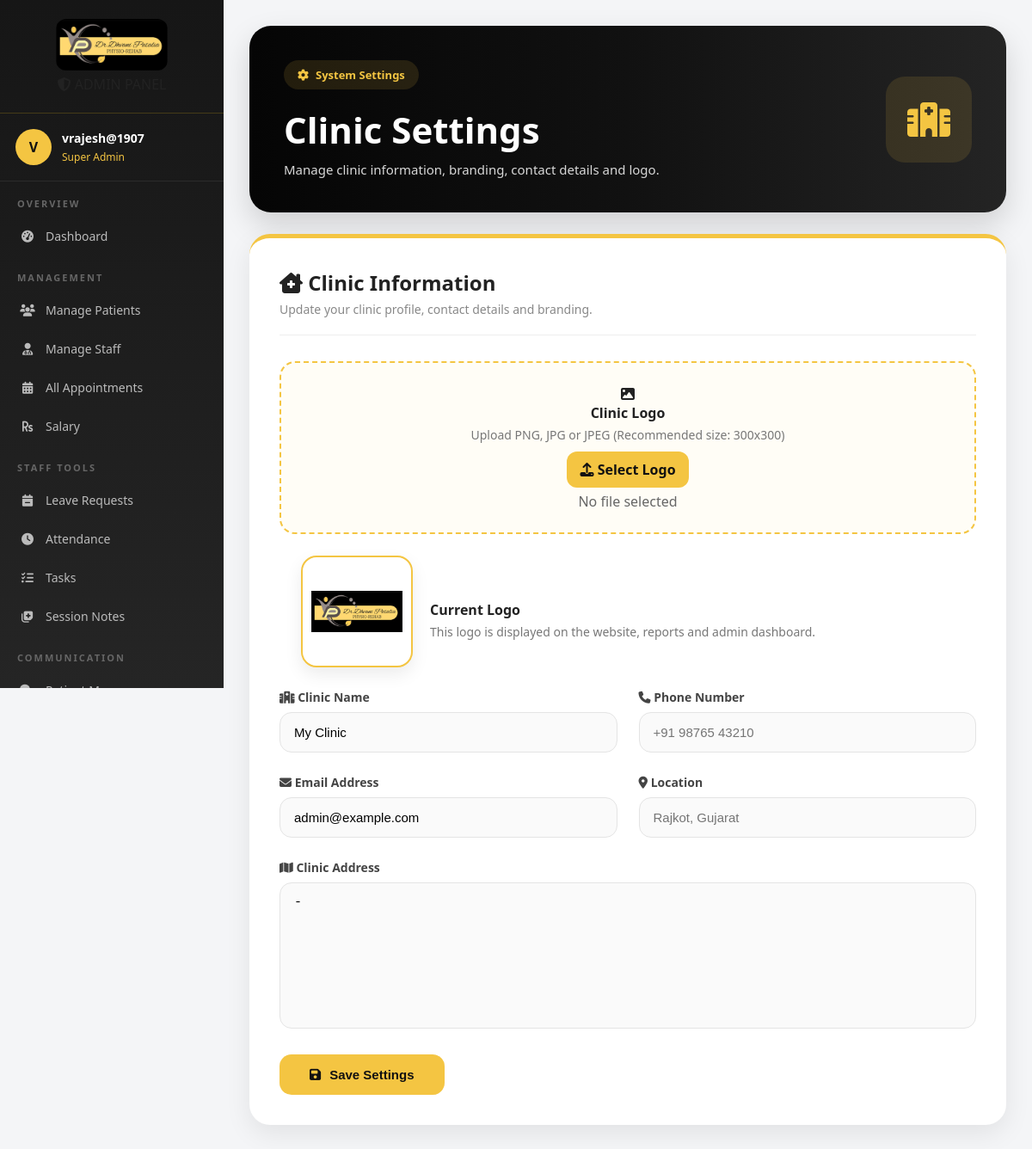
/admin-settings/ (signed in), run on the app's committed database.
### core/models.py (models this page shows, shortened)
class ClinicSettings(models.Model):
    clinic_name = models.CharField(max_length=200)
    tagline = models.CharField(max_length=300, blank=True)
    logo = models.ImageField(upload_to="clinic_logo/", blank=True, null=True)
    phone = models.CharField(max_length=20)
    email = models.EmailField()
    address = models.TextField()
    appointment_fee = models.DecimalField(max_digits=10, decimal_places=2, default=500)
    followup_fee = models.DecimalField(max_digits=10, decimal_places=2, default=300)
    session_duration = models.IntegerField(default=45)
    opening_time = models.TimeField()
    closing_time = models.TimeField()
    instagram = models.URLField(blank=True)
    facebook = models.URLField(blank=True)
    linkedin = models.URLField(blank=True)
    whatsapp = models.CharField(max_length=20, blank=True)
    enable_chat = models.BooleanField(default=True)
    enable_payments = models.BooleanField(default=False)
    enable_otp_reset = models.BooleanField(default=True)
    updated_at = models.DateTimeField(auto_now=True)

### core/views.py (the view, shortened to what this page needs)
# urls.py: path("admin-settings/", views.admin_settings, name="admin_settings"),
@login_required
def admin_settings(request):
    settings_obj, created = ClinicSettings.objects.get_or_create(id=1)
    return render(request, "admin_settings.html", {"settings": settings_obj})

### templates/admin_settings.html (shortened to what this page needs)
{% load static %}
<!DOCTYPE html>
<html lang="en">
<head>
    <link href="https://cdnjs.cloudflare.com/ajax/libs/font-awesome/6.4.0/css/all.min.css" rel="stylesheet">
</head>
<body>
    <aside class="sidebar">
        <div class="sidebar-logo">
            <img src="{% static 'images/Dhvani_Patalia.jpeg' %}" alt="Logo" />
            <div class="sidebar-logo-badge"><i class="fas fa-shield-alt"></i> ADMIN PANEL</div>
        </div>
        <div class="sidebar-user">
            <div class="user-avatar">{{ user.username|first|upper }}</div>
            <div class="user-info">
                <h4>{{ user.username }}</h4>
                <span>Super Admin</span>
            </div>
        </div>
        <div class="nav-scroll">
            <nav>
                <div class="nav-section">Overview</div>
                <a href="{% url 'admin_dashboard' %}" class="nav-item"><i class="fas fa-tachometer-alt"></i>
                    Dashboard</a>
                <div class="nav-section">Management</div>
                <a href="{% url 'admin_patients' %}" class="nav-item"><i class="fas fa-users"></i> Manage Patients</a>
                <a href="{% url 'admin_staff' %}" class="nav-item"><i class="fas fa-user-md"></i> Manage Staff</a>
                <a href="{% url 'admin_appointments' %}" class="nav-item"><i class="fas fa-calendar-alt"></i> All
                    Appointments</a>
                <a href="{% url 'admin_salary' %}" class="nav-item"><i class="fas fa-rupee-sign"></i> Salary</a>
                <div class="nav-section">Staff Tools</div>
                <a href="{% url 'admin_leaves' %}" class="nav-item"><i class="fas fa-calendar-minus"></i> Leave
                    Requests</a>
                <a href="{% url 'admin_attendance' %}" class="nav-item"><i class="fas fa-clock"></i> Attendance</a>
                <a href="{% url 'admin_tasks' %}" class="nav-item"><i class="fas fa-tasks"></i> Tasks</a>
                <a href="{% url 'admin_session_notes' %}" class="nav-item"><i class="fas fa-notes-medical"></i> Session
                    Notes</a>
                <div class="nav-section">Communication</div>
                <a href="{% url 'admin_chat' %}" class="nav-item"><i class="fas fa-comments"></i> Patient Messages</a>
            </nav>
        </div>
    </aside>
    <div class="main-content">
        <div class="settings-page">
            <div class="page-header-card">
                <div>
                    <span class="page-badge">
                        <i class="fas fa-cog"></i>
                        System Settings
                    </span>
                    <h1>Clinic Settings</h1>
                    <p>
                        Manage clinic information, branding, contact details and logo.
                    </p>
                </div>
                <div class="header-icon">
                    <i class="fas fa-hospital"></i>
                </div>
            </div>
            <div class="settings-card">
                <div class="card-header">
                    <div>
                        <h3>
                            <i class="fas fa-clinic-medical"></i>
                            Clinic Information
                        </h3>
                        <p>
                            Update your clinic profile, contact details and branding.
                        </p>
                    </div>
                </div>
                <form method="POST" action="{% url 'admin_settings' %}" enctype="multipart/form-data">
                    <div class="logo-upload-card">
                        <i class="fas fa-image"></i>
                        <h4>Clinic Logo</h4>
                        <p>
                            Upload PNG, JPG or JPEG (Recommended size: 300x300)
                        </p>
                        <label for="logo" class="upload-btn">
                            <i class="fas fa-upload"></i>
                            Select Logo
                        </label>
                        <span id="file-name">
                            No file selected
                        </span>
                    </div>
                    {% if settings.logo %}
                    <div class="logo-preview">
                        <img src="{{ settings.logo.url }}" alt="Clinic Logo">
                        <div class="logo-info">
                            <h4>Current Logo</h4>
                            <p>
                                This logo is displayed on the website,
                                reports and admin dashboard.
                            </p>
                        </div>
                    </div>
                    {% endif %}
                    <div class="form-grid">
                        <div class="form-group">
                            <label>
                                <i class="fas fa-hospital"></i>
                                Clinic Name
                            </label>
                            <input type="text" name="clinic_name" value="{{ settings.clinic_name }}"
                                placeholder="Enter clinic name">
                        </div>
                        <div class="form-group">
                            <label>
                                <i class="fas fa-phone"></i>
                                Phone Number
                            </label>
                            <input type="text" name="phone" value="{{ settings.phone }}" placeholder="+91 98765 43210">
                        </div>
                        <div class="form-group">
                            <label>
                                <i class="fas fa-envelope"></i>
                                Email Address
                            </label>
                            <input type="email" name="email" value="{{ settings.email }}"
                                placeholder="clinic@example.com">
                        </div>
                        <div class="form-group">
                            <label>
                                <i class="fas fa-map-marker-alt"></i>
                                Location
                            </label>
                            <input type="text" placeholder="Rajkot, Gujarat">
                        </div>
                    </div>
                    <div class="form-group full-width">
                        <label>
                            <i class="fas fa-map"></i>
                            Clinic Address
                        </label>
                        <textarea name="address" placeholder="Enter clinic address">{{ settings.address }}</textarea>
                    </div>
                    <button type="submit" class="save-btn">
                        <i class="fas fa-save"></i>
                        Save Settings
                    </button>
                </form>
            </div>
        </div>
    </div>
</body>
</html>

### templates/admin_settings.html (style rules this page uses)
* { margin: 0; padding: 0; box-sizing: border-box; }
body { font-family: 'Segoe UI', sans-serif; background: #f4f5f7; color: #222; }
.sidebar { width: 260px; height: 100vh; position: fixed; left: 0; top: 0; background: linear-gradient(180deg, #161616, #252525); overflow-y: auto; z-index: 999; scrollbar-width: none; }
.sidebar-logo { text-align: center; padding: 22px; border-bottom: 1px solid rgba(245, 197, 24, .2); }
.sidebar-logo img { width: 130px; border-radius: 12px; }
.sidebar-user { display: flex; align-items: center; gap: 12px; padding: 18px; border-bottom: 1px solid rgba(255, 255, 255, .08); }
.user-avatar { width: 42px; height: 42px; border-radius: 50%; background: #f4c542; display: flex; align-items: center; justify-content: center; font-weight: 700; color: #111; }
.user-info h4 { color: #fff; font-size: 14px; }
.user-info span { color: #f4c542; font-size: 12px; }
.nav-section { padding: 18px 20px 8px; color: #666; font-size: 11px; text-transform: uppercase; letter-spacing: 2px; font-weight: 700; }
.nav-item { display: flex; align-items: center; gap: 12px; padding: 13px 20px; color: #bbb; text-decoration: none; transition: .3s; border-left: 3px solid transparent; font-size: 14px; }
.nav-item i { width: 18px; text-align: center; }
.main-content { margin-left: 260px; min-height: 100vh; padding: 30px; }
.settings-page { width: 100%; }
.page-header-card { background: linear-gradient(90deg, #050505, #111111, #242424); color: #fff; border-radius: 25px; padding: 40px; display: flex; justify-content: space-between; align-items: center; margin-bottom: 25px; box-shadow: 0 15px 35px rgba(0, 0, 0, .15); }
.page-badge { display: inline-flex; align-items: center; gap: 8px; background: rgba(244, 197, 66, .12); color: #f4c542; padding: 8px 16px; border-radius: 50px; font-size: 13px; font-weight: 600; margin-bottom: 18px; }
.page-header-card h1 { font-size: 42px; margin-bottom: 8px; font-weight: 700; }
.page-header-card p { color: #d8d8d8; font-size: 15px; }
.header-icon { width: 100px; height: 100px; border-radius: 22px; background: rgba(244, 197, 66, .12); display: flex; align-items: center; justify-content: center; font-size: 40px; color: #f4c542; }
.settings-card { background: #fff; border-radius: 24px; padding: 35px; box-shadow: 0 10px 30px rgba(0, 0, 0, .08); border-top: 5px solid #f4c542; }
.card-header { margin-bottom: 30px; padding-bottom: 20px; border-bottom: 1px solid #eee; }
.card-header h3 { font-size: 24px; color: #222; margin-bottom: 5px; }
.card-header p { color: #888; font-size: 14px; }
.form-grid { display: grid; grid-template-columns: 1fr 1fr; gap: 25px; }
.form-group { display: flex; flex-direction: column; }
.form-group label { margin-bottom: 8px; font-size: 14px; font-weight: 600; color: #444; }
.form-group input, .form-group textarea { width: 100%; border: 1px solid #e4e4e4; background: #fafafa; border-radius: 14px; padding: 14px 16px; font-size: 15px; transition: .3s; }
.form-group textarea { height: 170px; resize: none; }
.full-width { margin-top: 25px; }
.logo-preview { margin: 25px; display: flex; align-items: center; gap: 20px; }
.logo-preview img { width: 130px; height: 130px; object-fit: contain; background: #fff; border: 2px solid #f4c542; border-radius: 18px; padding: 10px; box-shadow: 0 8px 20px rgba(0, 0, 0, .08); }
.logo-info { margin-top: 20px; }
.logo-info h4 { color: #222; margin-bottom: 5px; }
.logo-info p { color: #777; font-size: 14px; }
.save-btn { margin-top: 30px; background: #f4c542; color: #111; border: none; border-radius: 14px; padding: 15px 35px; font-size: 15px; font-weight: 700; cursor: pointer; display: inline-flex; align-items: center; gap: 10px; transition: .3s; }
.logo-upload-card { border: 2px dashed #f4c542; border-radius: 18px; padding: 25px; text-align: center; background: #fffdf6; }
.logo-upload-card h4 { color: #222; margin-bottom: 5px; }
.logo-upload-card p { color: #777; font-size: 14px; margin-bottom: 20px; }
.upload-btn { background: #f4c542; color: #111; padding: 10px 15px; border-radius: 12px; font-weight: 700; cursor: pointer; transition: .3s; }
#file-name { display: block; margin-top: 15px; color: #666; }
.sidebar { width: 260px; height: 100vh; position: fixed; left: 0; top: 0; background: linear-gradient(180deg, #161616, #252525); overflow-y: auto; z-index: 1000; transition: transform .3s ease; scrollbar-width: none; }

### data on the page
ClinicSettings: logo (picture), clinic_name "My Clinic", email "admin@example.com", address "-"

### other printed values
{{ user.username|first|upper }} "V"
{{ user.username }} "vrajesh@1907"
